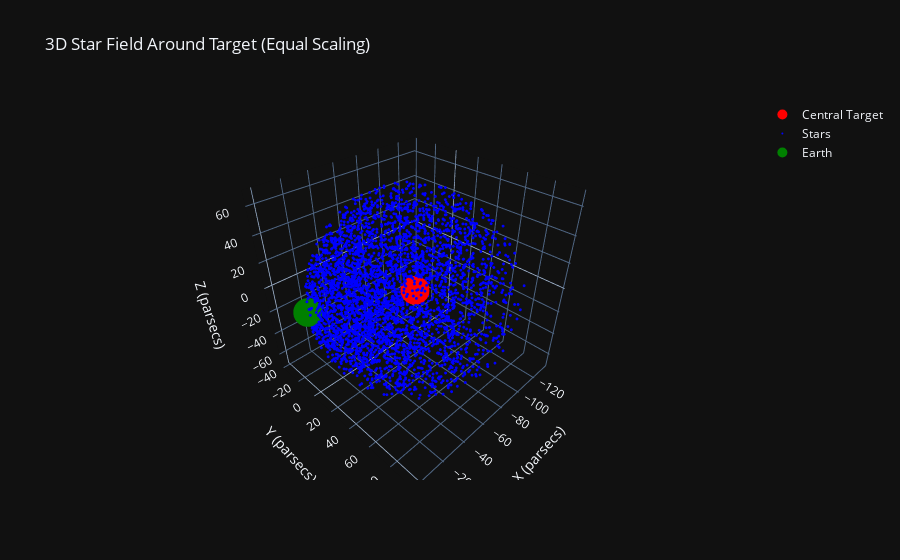

Here is the notebook cell this chart was saved with:
### Code cell
import plotly.graph_objs as go

print(target_x, target_y, target_z)

max_range = max(
    np.max(data_df["x"].values) - target_x, np.max(data_df["y"].values) - target_y, np.max(data_df["z"].values) - target_z,
    target_x - np.min(data_df["x"].values), target_y - np.min(data_df["y"].values), target_z - np.min(data_df["z"].values)
)

# Set limits for each axis centered on the target
x_limits = [target_x - max_range, target_x + max_range]
y_limits = [target_y - max_range, target_y + max_range]
z_limits = [target_z - max_range, target_z + max_range]

# Create the central target trace
target_trace = go.Scatter3d(
    x=[target_x], y=[target_y], z=[target_z],
    mode='markers',
    marker=dict(size=10, color='red'),
    name='Central Target'
)

earth_trace = go.Scatter3d(
    x=[0], y=[0], z=[0],
    mode='markers',
    marker=dict(size=10, color='green'),
    name='Earth'
)

# Create the star cloud trace
star_trace = go.Scatter3d(
    x=data_df["x"].values, y=data_df["y"].values, z=data_df["z"].values,
    mode='markers',
    marker=dict(size=1, color='blue'),
    name='Stars'
)

# Define layout with manually set axis limits for equal scaling
layout = go.Layout(
    title='3D Star Field Around Target (Equal Scaling)',
    scene=dict(
        xaxis=dict(title='X (parsecs)', range=x_limits),
        yaxis=dict(title='Y (parsecs)', range=y_limits),
        zaxis=dict(title='Z (parsecs)', range=z_limits),
        aspectmode='manual',
        aspectratio=dict(x=1, y=1, z=1)  # Enforces equal scaling on all axes
    ),
)

# Create the figure
fig = go.Figure(data=[target_trace, star_trace, earth_trace], layout=layout)


# Show the plot
fig.show()

### Figure 1 — Plotly figure (JSON) as saved in the notebook; plotly's stock layout.template omitted (floating-point values rounded to 4 significant figures; data arrays with more than 128 entries replaced by an {"elided": "..."} marker saying what was removed)
{"data": [{"marker": {"color": "red", "size": 10}, "mode": "markers", "name": "Central Target", "x": [-65.76], "y": [29.46], "z": [-1.132], "type": "scatter3d"}, {"marker": {"color": "blue", "size": 1}, "mode": "markers", "name": "Stars", "x": {"elided": "3845 float values"}, "y": {"elided": "3845 float values"}, "z": {"elided": "3845 float values"}, "type": "scatter3d"}, {"marker": {"color": "green", "size": 10}, "mode": "markers", "name": "Earth", "x": [0], "y": [0], "z": [0], "type": "scatter3d"}], "layout": {"scene": {"aspectmode": "manual", "aspectratio": {"x": 1, "y": 1, "z": 1}, "xaxis": {"range": [-137.2, 5.7], "title": {"text": "X (parsecs)"}}, "yaxis": {"range": [-42.0, 100.9], "title": {"text": "Y (parsecs)"}}, "zaxis": {"range": [-72.6, 70.33], "title": {"text": "Z (parsecs)"}}}, "title": {"text": "3D Star Field Around Target (Equal Scaling)"}}}
